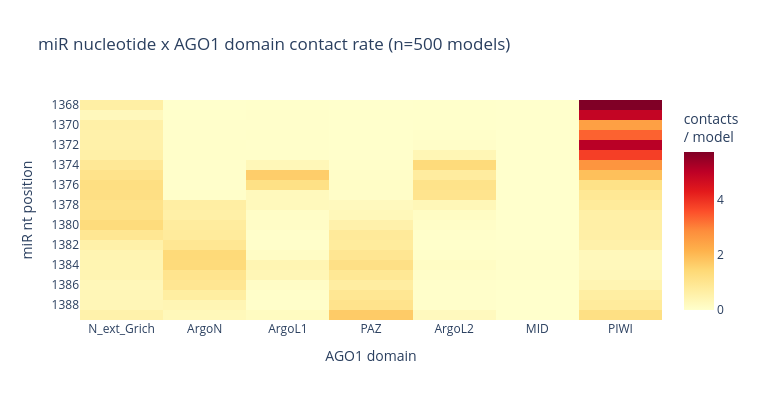

Here is the notebook cell this chart was saved with:
### Markdown cell above
## miR-ligand PLIP pass (per-nucleotide)

`results/ago1_fbw2_mir393a/all_selected_summary_mir_ligands.csv` — the second
PLIP pass with `--chains` omitted and no `--dnareceptor`, so every miR
nucleotide is reported as its own ligand. Here we filter to AGO1 (chain A)
contacts and map each nucleotide position × AGO1 domain.

### Code cell
mir_csv = RESULTS_DIR / "all_selected_summary_mir_ligands.csv"
if mir_csv.exists():
    mdf = pd.read_csv(mir_csv).rename(columns={"replica": "cluster", "model": "fname"})
    mdf = mdf.merge(sel, on=["fname"], how="left", suffixes=("", "_sel"))
    # keep rows where AGO1 (chain A) is on either side of the contact
    a_side = mdf[mdf["reschain"] == "A"].copy()
    a_side["ago1_domain"] = receptor_mapper(a_side["resnr"] - rec_off)
    nt = sorted(a_side["resnr_lig"].dropna().unique())
    n_norm_m = a_side.groupby(["cluster", "fname"]).ngroups or 1
    ct = (a_side.dropna(subset=["ago1_domain"]).groupby(["resnr_lig", "ago1_domain"], observed=True)
          .size().div(n_norm_m).unstack(fill_value=0)
          .reindex(index=nt, columns=RECEPTOR_LABELS, fill_value=0))
    fig = go.Figure(go.Heatmap(z=ct.values, x=RECEPTOR_LABELS, y=[str(int(p)) for p in nt],
        colorscale="YlOrRd", colorbar=dict(title="contacts<br>/ model"),
        hovertemplate="AGO1 domain %{x}<br>miR nt %{y}<br>%{z:.3f}/model<extra></extra>"))
    fig.update_layout(title=f"miR nucleotide x AGO1 domain contact rate (n={n_norm_m} models)",
        xaxis_title="AGO1 domain", yaxis_title="miR nt position",
        yaxis=dict(autorange="reversed"), template=TEMPLATE, width=760, height=max(400, len(nt) * 18))
    save_fig(fig, "mir_nt_x_ago1_domain_heatmap.html", "mir_ligands")
else:
    print(f"{mir_csv} not found -- run the plip_mir_ligands pass first.")

### Figure 1 — Plotly figure (JSON) as saved in the notebook; plotly's stock layout.template omitted (floating-point values rounded to 4 significant figures; data arrays with more than 128 entries replaced by an {"elided": "..."} marker saying what was removed)
{"data": [{"colorbar": {"title": {"text": "contacts<br>/ model"}}, "colorscale": [[0.0, "rgb(255,255,204)"], [0.125, "rgb(255,237,160)"], [0.25, "rgb(254,217,118)"], [0.375, "rgb(254,178,76)"], [0.5, "rgb(253,141,60)"], [0.625, "rgb(252,78,42)"], [0.75, "rgb(227,26,28)"], [0.875, "rgb(189,0,38)"], [1.0, "rgb(128,0,38)"]], "hovertemplate": "AGO1 domain %{x}<br>miR nt %{y}<br>%{z:.3f}/model<extra></extra>", "type": "heatmap", "x": ["N_ext_Grich", "ArgoN", "ArgoL1", "PAZ", "ArgoL2", "MID", "PIWI"], "y": ["1368", "1369", "1370", "1371", "1372", "1373", "1374", "1375", "1376", "1377", "1378", "1379", "1380", "1381", "1382", "1383", "1384", "1385", "1386", "1387", "1388", "1389"], "z": {"elided": "22x7 float values"}}], "layout": {"height": 400, "title": {"text": "miR nucleotide x AGO1 domain contact rate (n=500 models)"}, "width": 760, "xaxis": {"title": {"text": "AGO1 domain"}}, "yaxis": {"autorange": "reversed", "title": {"text": "miR nt position"}}}}
